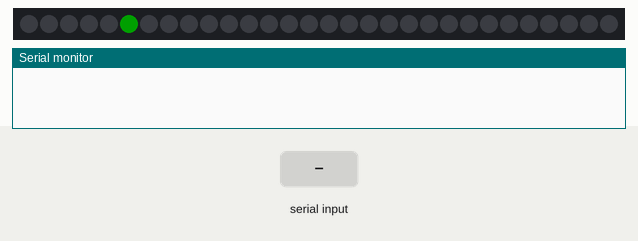
Bench run of a sketch on a simulated Arduino Uno, built with avr-gcc and run on an emulated ATmega328P. On the bench: 30 RGB LEDs in strip order, left to right, the last lines printed to the serial monitor. Inputs (shaded band) come from the test bench. Dim RGB values are drawn brighter than linear.

Above: at 2.2 s.
2.3 s: "TimeSliceState\n" received over Serial
At 3.4 s:
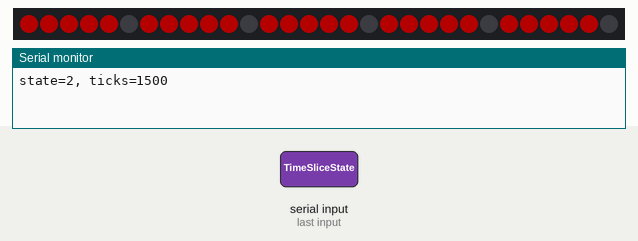
3.8 s: "PausedState\n" received over Serial
At 4.5 s:
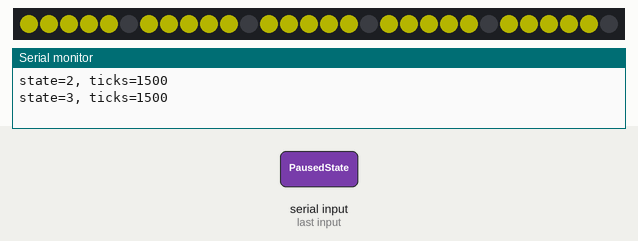
At 10.49 s:
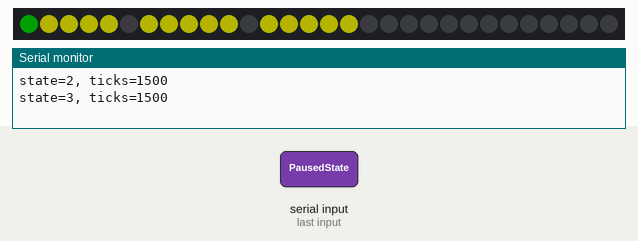
Timing chart, 0 to 11.3 s (numbered marks = the images above; inputs shaded):
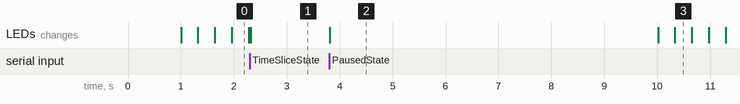

The sketch:

vitamin_led.ino
```cpp
#include <FastLED.h>
#include <elapsedMillis.h>

#define NUM_LEDS 30
#define DATA_PIN 3
//#define CLOCK_PIN 8
#define BRIGHTNESS 64

#define SLICE_TICKS 1500   // 25 min x 60 secs
#define PAUSE_TICKS 300    //  5 min x 60 secs
#define UNKNOWN_STATE_TIMEOUT 10000 // 35 secs

CRGB leds[NUM_LEDS];
int ticks = SLICE_TICKS;
elapsedMillis timeElapsedTick;

enum VitaminR_States{
  UnknownState,
  IdleState,
  TimeSliceState,
  PausedState,
  TimeSliceExtensionState,
  TimeSliceElapsedUIState,
  TimedBreakState,
  NewTimeSliceUIState,
};

enum VitaminR_States state = UnknownState;

void setup() {
  delay(1000);
  FastLED.addLeds<WS2812B, DATA_PIN, GRB>(leds, NUM_LEDS).setCorrection( TypicalSMD5050 );
  // FastLED.addLeds<WS2811, DATA_PIN, RGB>(leds, NUM_LEDS);
  // FastLED.addLeds<WS2812, DATA_PIN, RGB>(leds, NUM_LEDS);
  // FastLED.addLeds<WS2801, RGB>(leds, NUM_LEDS);
  // FastLED.addLeds<LPD8806, DATA_PIN, CLOCK_PIN, BRG>(leds, NUM_LEDS);
  FastLED.setBrightness(BRIGHTNESS);
  FastLED.clear();

  Serial.begin(9600);
}

void searching_led() {
  static int pos = 0;

  leds[pos] = CRGB::Green;

  if(pos > 0) {
    leds[pos - 1] = CRGB::Black;
  } else {
    leds[NUM_LEDS - 1] = CRGB::Black;
  }
  pos++;
  if(pos >= NUM_LEDS) {
    pos = 0;
  }
  FastLED.show();
}

void show_ticks(const struct CRGB & color) {
  int led_count = 0;

  if (ticks > 0) {
    led_count = ((ticks - 1) / 60) + 1;
  }
  show_leds(led_count, color);
}

void show_leds(int led_count, const struct CRGB & color) {
  int led_spacer = 0;

  for(int i = 0; i < led_count; i++) {
    leds[i + led_spacer] = color;

    if ((i+1) % 5 == 0) {
      led_spacer++;
    }
  }
  for(int i = led_count ; i + led_spacer < NUM_LEDS; i++) {
    leds[i + led_spacer] = CRGB::Black;
  }

  FastLED.show();
}

String read_serial() {
  String cmd = "";

  if (Serial.available() > 0) {
    cmd = Serial.readStringUntil('\n');

    if (cmd == "IdleState") {
      ticks = SLICE_TICKS;
      state = IdleState;
    } else if (cmd == "TimeSliceState") {
      ticks = SLICE_TICKS;
      state = TimeSliceState;
    } else if (cmd == "PausedState") {
      state = PausedState;
    } else if (cmd == "TimeSliceExtensionState") {
      state = TimeSliceExtensionState;
    } else if (cmd == "TimeSliceElapsedUIState") {
      ticks = SLICE_TICKS;
      state = TimeSliceElapsedUIState;
    } else if (cmd == "TimedBreakState") {
      ticks = PAUSE_TICKS;
      state = TimedBreakState;
    } else if (cmd == "NewTimeSliceUIState") {
      ticks = SLICE_TICKS;
      state = NewTimeSliceUIState;
    } else if (cmd == "eachTick") {
      timeElapsedTick = 0;
    }
    Serial.print("state=");
    Serial.print(state);
    Serial.print(", ticks=");
    Serial.println(ticks);
  }

  return cmd;
}

void state_machine(String cmd) {

  if(timeElapsedTick > UNKNOWN_STATE_TIMEOUT) {
    state = UnknownState;
    ticks = SLICE_TICKS;
  }

  switch(state) {
    case UnknownState:
      searching_led();
      if (cmd == "eachTick") {
        state = IdleState;
        FastLED.clear();
      }
      break;
    case IdleState:
    case TimeSliceElapsedUIState:
    case NewTimeSliceUIState:
      show_ticks(CRGB::Green);
    break;
    case TimeSliceState:
    case TimeSliceExtensionState:
      if (cmd == "eachTick") {
        ticks--;
      }
      show_ticks(CRGB::Red);

    break;
    case PausedState:
      show_ticks(CRGB::Yellow);
    break;
    case TimedBreakState:
      if (cmd == "eachTick") {
        ticks--;
      }
      show_ticks(CRGB::Yellow);
    break;
  }
}

void loop() {
  String cmd = read_serial();
  state_machine(cmd);

  delay(25);
}
```

Measured:
- after the input at 2.3 s, the LEDs: change at once (image 1)
- after the input at 3.8 s, the LEDs: change at once (image 2)
